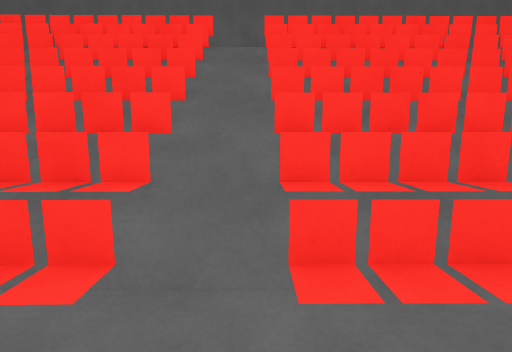
view 1 (above)

24 first-person views from a walk through a 3-D level made in the Unity game engine. The camera is 1.3 m above the floor, tilts 8° down and sees 85° across. The floor is counted in squares, 1 m on a side. Each view is taken from the middle of a square. On the plan, view 1 faces up. The plan holds only what a view shows up to about 13 squares ahead; the rest is blank. The place goes on beyond the plan. The player character is not drawn. Surface patterns are stand-ins for the level's own textures.

view 2
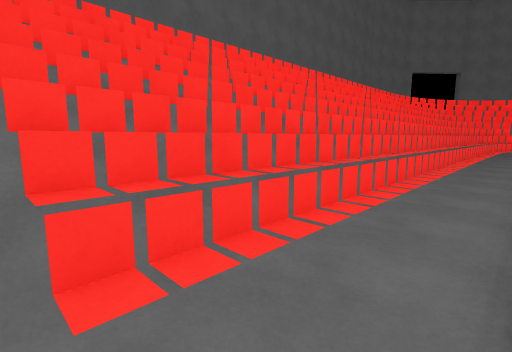

view 3
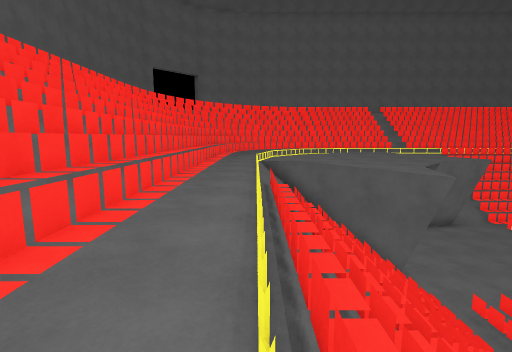

view 4
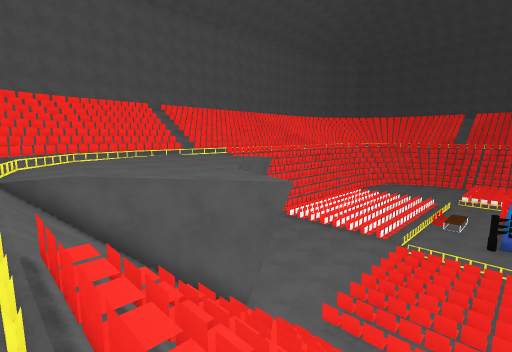

view 5
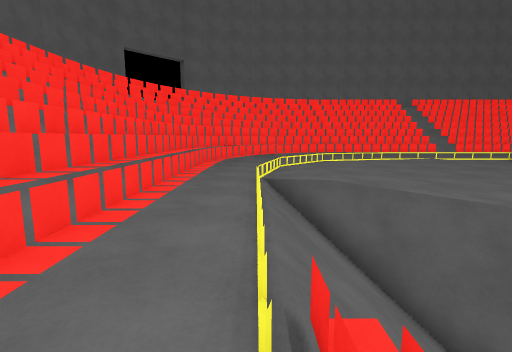

view 6
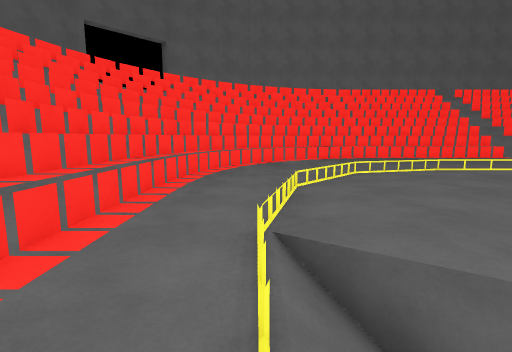

view 7
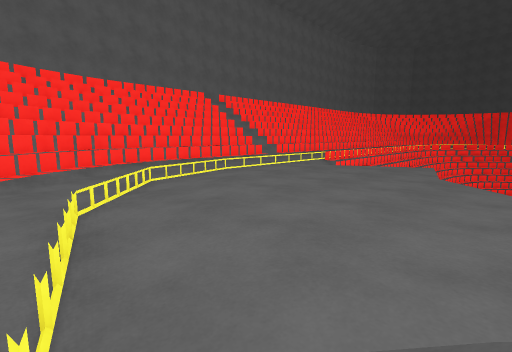

view 8
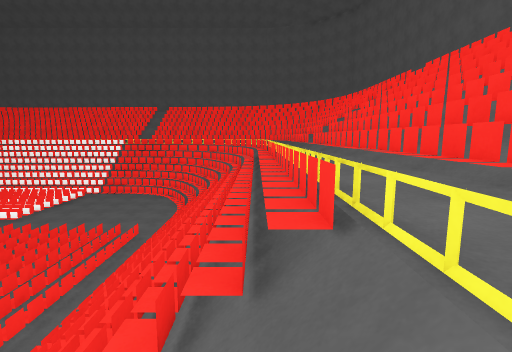

view 9
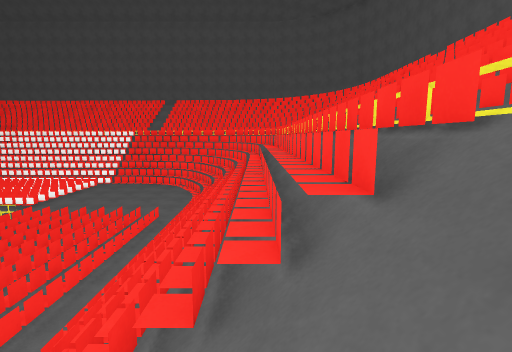

view 10
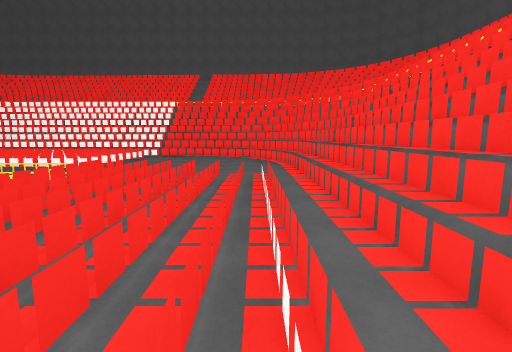

view 11
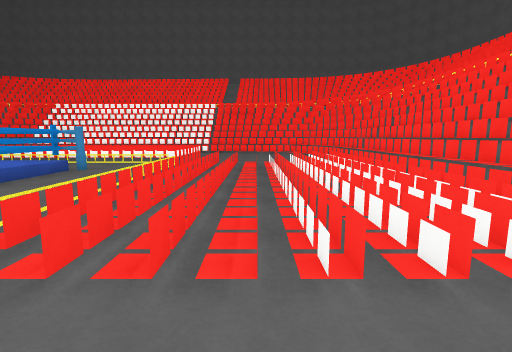

view 12
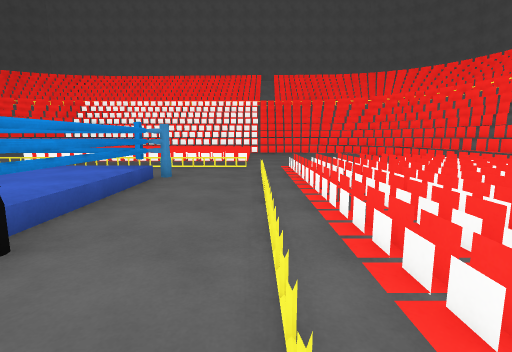

view 13
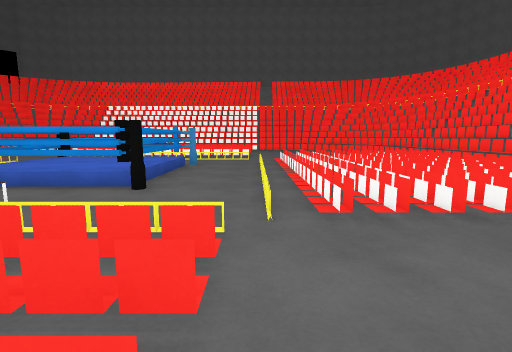

view 14
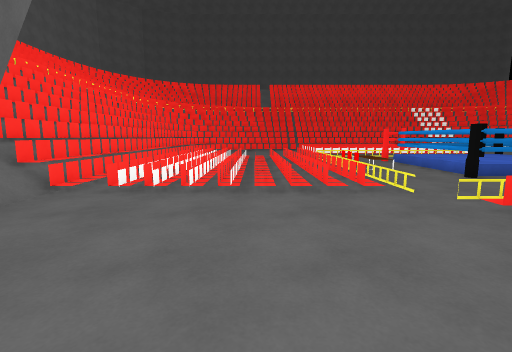

view 15
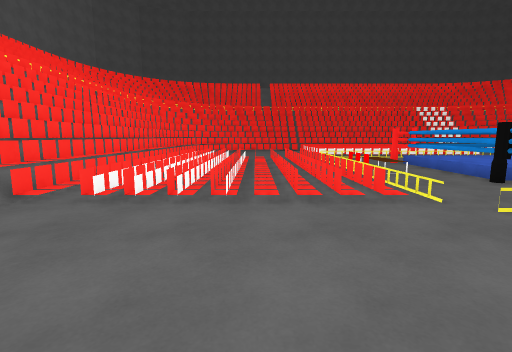

view 16
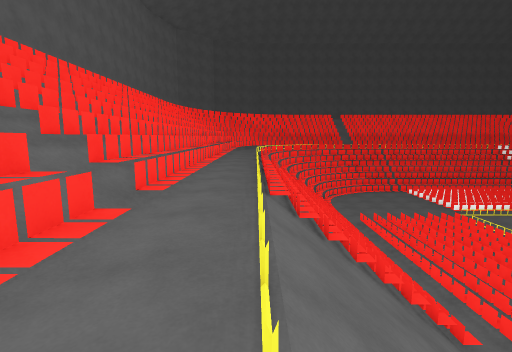

view 17
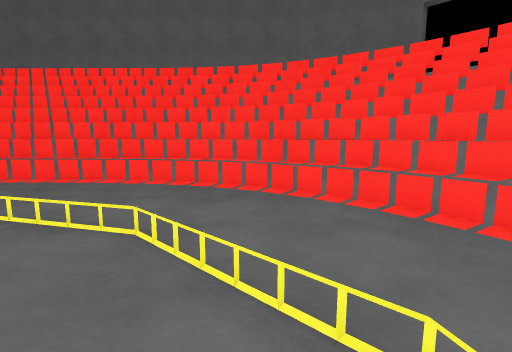

view 18
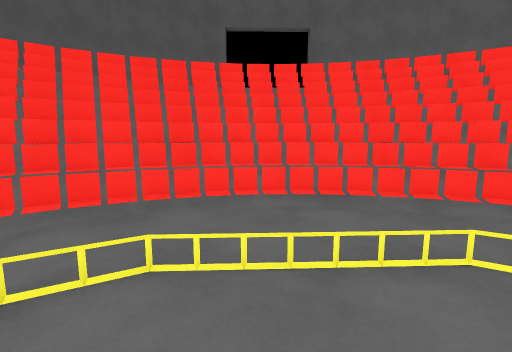

view 19
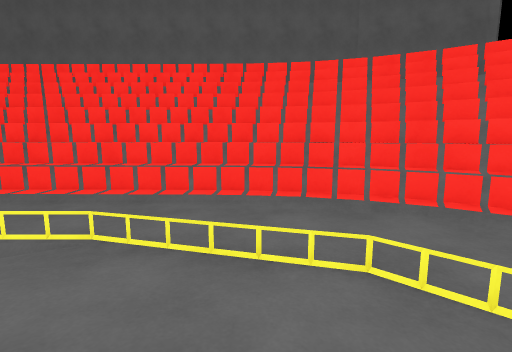

view 20
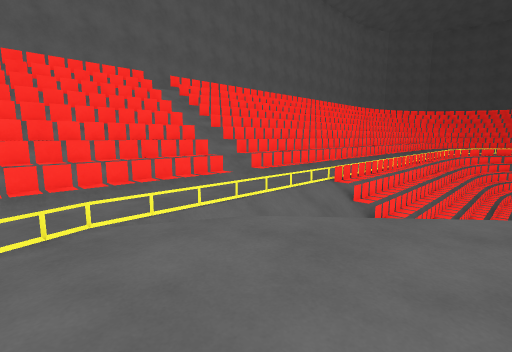

view 21
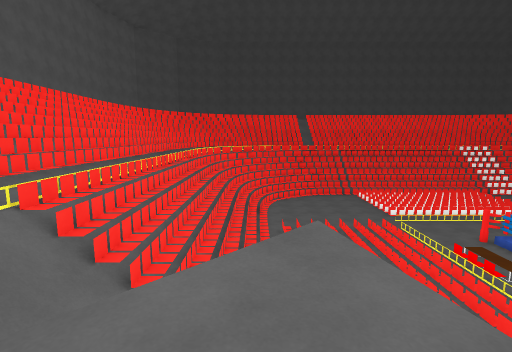

view 22
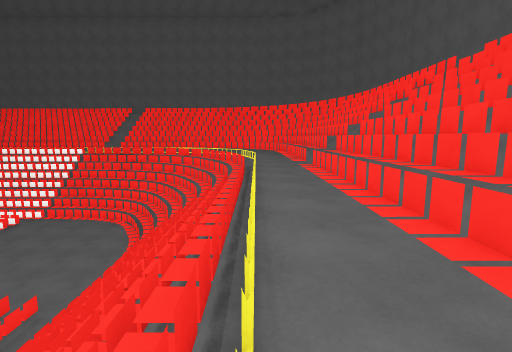

view 23
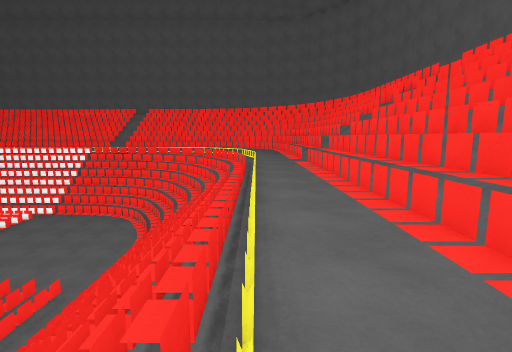

view 24
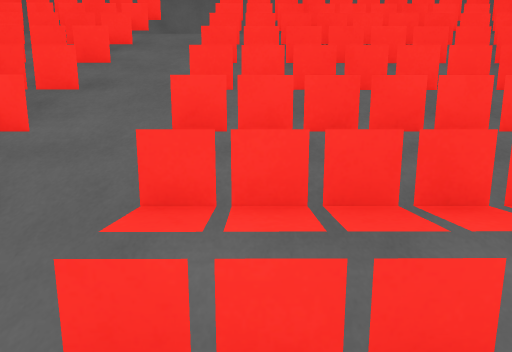

### Floor plan
Key: @ floor where view 1 was taken; # wall or solid block; . main floor; : floor 0.25 m higher than the main floor; - floor 1.75 m lower than the main floor; _ floor 2.25 m lower than the main floor; < floor 3.75 m lower than the main floor; ( floor 4 m lower than the main floor; / step, stairs or slope; = window, fence, low wall or low ledge; ^ raised ledge; v drop or lower ground; O other object.
Columns run from 3 left of view 1 to 30 right of it. Each row starts with its distance up from view 1.
 12 ######     ###             ##
 11
 10
  9
  8 ////////// //////////////////
  7 v/====#==#==#==##==#==v=vvvv#////
  6 v^====================v=vvvvv==#//
  5 ^^====v##v##v##v###v#vvvvvvvv===#/
  4 =====###################^####vvv==
  3 =====#O##O##O##O########=^^^^##vv=
  2 ======O==O==O==O==O======^===^###v
  1 ............................==###v
  0 ...@.........................O=###
 -1 ==vvvvvvvvvvvvv=//////=.......####
 -2 ==vvvvvvvvvvvvvv/////=:::......=##
 -3   v-_--_--_--_-== //=::::::....O##
 -4  ###############= /v.:::::::....=#
 -5  =====#######==== v.....::::....O=
 -6  ////            /.......::::...=#
 -7  ((((////////////(///.....:::...==
 -8  ((((============((((/....:::/..=#
 -9  ((((/###########(((((/....:v ..=#
-10  ((((//((((((((((((((((/.../ /..==
-11  ((( ============((((((/..////..==
-12  ((  ############(((((((./////...=
-13    ((///////////=(((((((//////..==
-14    ((///////////(((((((((/////..==
-15   ==((((((((((((//=====/(=/==#..=#
-16   ==((((((((((((//=====/(/===#..==
-17   ==(((OOOOOOO((//=====/(====#..=#
-18   ==(((O     O((//=====/(====#..=#
-19        O     O(///=====/(/===#..==
-20        O     O(<//=====/(====#..=#
-21        O     O(<//=====/ ====#..=#
-22        O     O(  /=====/ /===#. ==

Positions as (right, up) in squares from view 1, and headings:
1: (0, 0), facing up
2: (0, 0), facing up-right
3: (5, 0), facing right
4: (9, 0), facing down-right
5: (11, 0), facing right
6: (16, 0), facing right
7: (18, 0), facing down-right
8: (15, -1), facing left
9: (15, -2), facing left
10: (12, -7), facing left
11: (15, -10), facing left
12: (13, -14), facing left
13: (17, -14), facing left
14: (17, -8), facing down
15: (17, -9), facing down
16: (27, -8), facing down
17: (25, -5), facing up
18: (22, -4), facing up-right
19: (22, -4), facing up
20: (22, -6), facing down-right
21: (22, -9), facing down
22: (10, 0), facing left
23: (11, 0), facing left
24: (1, 1), facing up
